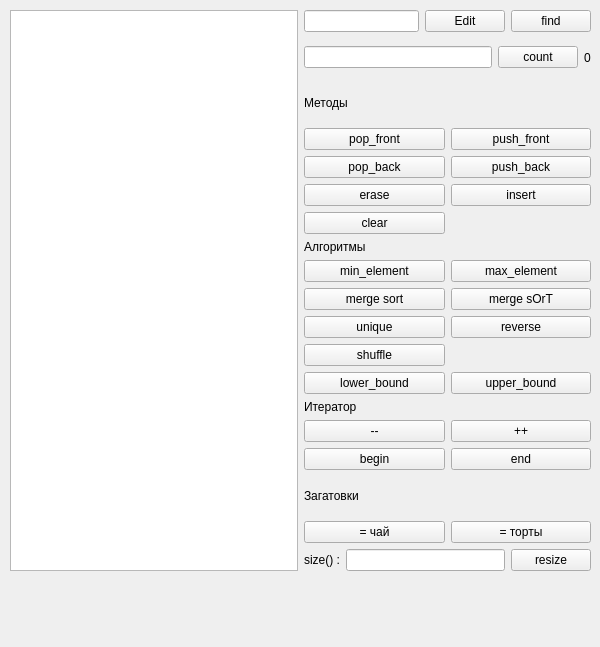
<?xml version="1.0" encoding="UTF-8"?>
<ui version="4.0">
 <class>MainWindow</class>
 <widget class="QMainWindow" name="MainWindow">
  <property name="geometry">
   <rect>
    <x>0</x>
    <y>0</y>
    <width>600</width>
    <height>647</height>
   </rect>
  </property>
  <property name="windowTitle">
   <string>std::vector demo</string>
  </property>
  <widget class="QWidget" name="centralwidget">
   <widget class="QWidget" name="horizontalLayoutWidget">
    <property name="geometry">
     <rect>
      <x>10</x>
      <y>10</y>
      <width>581</width>
      <height>561</height>
     </rect>
    </property>
    <layout class="QHBoxLayout" name="horizontalLayout">
     <item>
      <widget class="QListWidget" name="list_widget"/>
     </item>
     <item>
      <layout class="QVBoxLayout" name="verticalLayout_4">
       <item>
        <layout class="QHBoxLayout" name="horizontalLayout_4">
         <property name="sizeConstraint">
          <enum>QLayout::SetDefaultConstraint</enum>
         </property>
         <item>
          <widget class="QLineEdit" name="txt_elem_content"/>
         </item>
         <item>
          <widget class="QPushButton" name="btn_edit">
           <property name="text">
            <string>Edit</string>
           </property>
          </widget>
         </item>
         <item>
          <widget class="QPushButton" name="btn_find">
           <property name="text">
            <string>find</string>
           </property>
          </widget>
         </item>
        </layout>
       </item>
       <item>
        <layout class="QHBoxLayout" name="horizontalLayout_6">
         <item>
          <widget class="QLineEdit" name="le_count"/>
         </item>
         <item>
          <widget class="QPushButton" name="btn_count">
           <property name="text">
            <string>count</string>
           </property>
          </widget>
         </item>
         <item>
          <widget class="QLabel" name="lbl_count">
           <property name="text">
            <string>0</string>
           </property>
          </widget>
         </item>
        </layout>
       </item>
       <item>
        <widget class="QLabel" name="lbl_metod">
         <property name="text">
          <string>Методы</string>
         </property>
        </widget>
       </item>
       <item>
        <layout class="QGridLayout" name="gridLayout_2">
         <item row="5" column="0">
          <widget class="QPushButton" name="btn_min_element">
           <property name="text">
            <string>min_element</string>
           </property>
          </widget>
         </item>
         <item row="2" column="0">
          <widget class="QPushButton" name="btn_erase">
           <property name="text">
            <string>erase</string>
           </property>
          </widget>
         </item>
         <item row="2" column="1">
          <widget class="QPushButton" name="btn_insert">
           <property name="text">
            <string>insert</string>
           </property>
          </widget>
         </item>
         <item row="11" column="0">
          <widget class="QPushButton" name="btn_left">
           <property name="text">
            <string>--</string>
           </property>
          </widget>
         </item>
         <item row="6" column="1">
          <widget class="QPushButton" name="btn_sort_reg">
           <property name="text">
            <string>merge sOrT</string>
           </property>
          </widget>
         </item>
         <item row="4" column="0">
          <widget class="QLabel" name="lbl_algorithm">
           <property name="text">
            <string>Алгоритмы</string>
           </property>
          </widget>
         </item>
         <item row="11" column="1">
          <widget class="QPushButton" name="btn_right">
           <property name="text">
            <string>++</string>
           </property>
          </widget>
         </item>
         <item row="6" column="0">
          <widget class="QPushButton" name="btn_sort">
           <property name="text">
            <string>merge sort</string>
           </property>
          </widget>
         </item>
         <item row="12" column="0">
          <widget class="QPushButton" name="btn_begin">
           <property name="text">
            <string>begin</string>
           </property>
          </widget>
         </item>
         <item row="12" column="1">
          <widget class="QPushButton" name="btn_end">
           <property name="text">
            <string>end</string>
           </property>
          </widget>
         </item>
         <item row="3" column="0">
          <widget class="QPushButton" name="btn_clear">
           <property name="text">
            <string>clear</string>
           </property>
          </widget>
         </item>
         <item row="8" column="0">
          <widget class="QPushButton" name="btn_shuffle">
           <property name="text">
            <string>shuffle</string>
           </property>
          </widget>
         </item>
         <item row="7" column="0">
          <widget class="QPushButton" name="btn_unique">
           <property name="text">
            <string>unique</string>
           </property>
          </widget>
         </item>
         <item row="7" column="1">
          <widget class="QPushButton" name="btn_reverse">
           <property name="text">
            <string>reverse</string>
           </property>
          </widget>
         </item>
         <item row="0" column="1">
          <widget class="QPushButton" name="btn_push_front">
           <property name="text">
            <string>push_front</string>
           </property>
          </widget>
         </item>
         <item row="10" column="0">
          <widget class="QLabel" name="lbl_iterator">
           <property name="text">
            <string>Итератор</string>
           </property>
          </widget>
         </item>
         <item row="1" column="0">
          <widget class="QPushButton" name="btn_pop_back">
           <property name="text">
            <string>pop_back</string>
           </property>
          </widget>
         </item>
         <item row="0" column="0">
          <widget class="QPushButton" name="btn_pop_front">
           <property name="text">
            <string>pop_front</string>
           </property>
          </widget>
         </item>
         <item row="1" column="1">
          <widget class="QPushButton" name="btn_push_back">
           <property name="text">
            <string>push_back</string>
           </property>
          </widget>
         </item>
         <item row="5" column="1">
          <widget class="QPushButton" name="btn_max_element">
           <property name="text">
            <string>max_element</string>
           </property>
          </widget>
         </item>
         <item row="9" column="0">
          <widget class="QPushButton" name="btn_lower_bound">
           <property name="text">
            <string>lower_bound</string>
           </property>
          </widget>
         </item>
         <item row="9" column="1">
          <widget class="QPushButton" name="btn_upper_bound">
           <property name="text">
            <string>upper_bound</string>
           </property>
          </widget>
         </item>
        </layout>
       </item>
       <item>
        <widget class="QLabel" name="lbl">
         <property name="text">
          <string>Загатовки</string>
         </property>
        </widget>
       </item>
       <item>
        <layout class="QHBoxLayout" name="horizontalLayout_2">
         <item>
          <widget class="QPushButton" name="btn_tea">
           <property name="text">
            <string>= чай</string>
           </property>
          </widget>
         </item>
         <item>
          <widget class="QPushButton" name="btn_cakes">
           <property name="text">
            <string>= торты</string>
           </property>
          </widget>
         </item>
        </layout>
       </item>
       <item>
        <layout class="QHBoxLayout" name="horizontalLayout_3">
         <item>
          <widget class="QLabel" name="lbl_size">
           <property name="text">
            <string>size() :</string>
           </property>
          </widget>
         </item>
         <item>
          <widget class="QLineEdit" name="txt_size"/>
         </item>
         <item>
          <widget class="QPushButton" name="btn_resize">
           <property name="text">
            <string>resize</string>
           </property>
          </widget>
         </item>
        </layout>
       </item>
      </layout>
     </item>
    </layout>
   </widget>
  </widget>
 </widget>
 <resources/>
 <connections/>
</ui>
